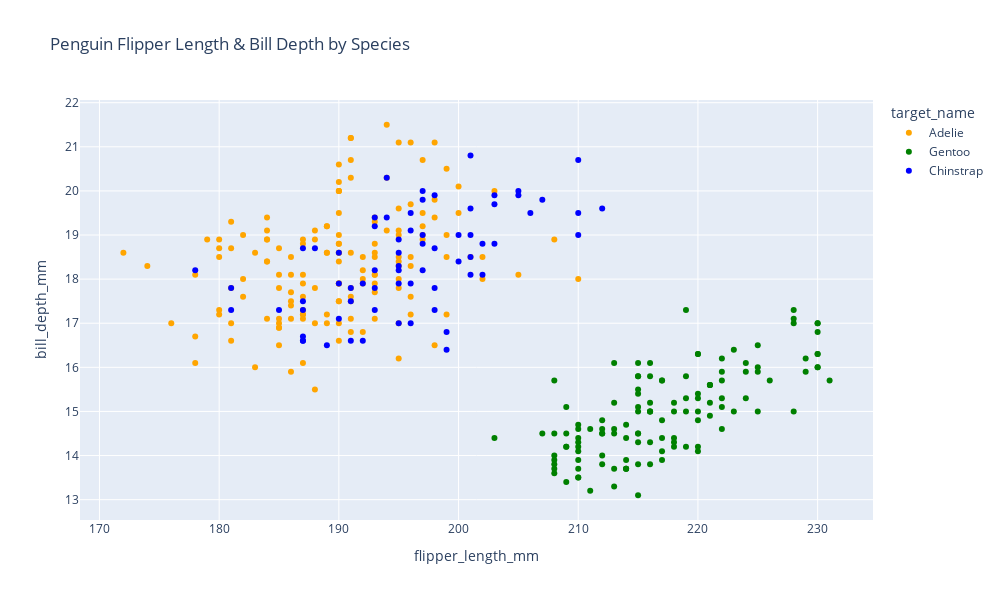

The notebook cell this image was saved under:
### Markdown cell above
The first principal component explains 68.8% of the variance and aligns relatively similarly to flipper length and body mass. We will use flipper length in our comparisons to the original dataset because it has the highest alignment value (0.576). The second principal component explains 19.3% of the variance and aligns very closely with bill depth.

Now, let's compare scatter plots of the original and PCA datasets.

### Code cell
# scatter plot of original data
fig = px.scatter(df, x='flipper_length_mm', y='bill_depth_mm', color='target_name', color_discrete_sequence=["orange","green","blue"],
                 title='Penguin Flipper Length & Bill Depth by Species', width=1000, height=600)
fig.show()

### Figure 1 — Plotly figure (JSON) as saved in the notebook; plotly's stock layout.template omitted (floating-point values rounded to 4 significant figures; data arrays with more than 128 entries replaced by an {"elided": "..."} marker saying what was removed)
{"data": [{"hovertemplate": "target_name=Adelie<br>flipper_length_mm=%{x}<br>bill_depth_mm=%{y}<extra></extra>", "legendgroup": "Adelie", "marker": {"color": "orange", "symbol": "circle"}, "mode": "markers", "name": "Adelie", "orientation": "v", "showlegend": true, "type": "scatter", "x": {"elided": "151 int values"}, "xaxis": "x", "y": {"elided": "151 float values"}, "yaxis": "y"}, {"hovertemplate": "target_name=Gentoo<br>flipper_length_mm=%{x}<br>bill_depth_mm=%{y}<extra></extra>", "legendgroup": "Gentoo", "marker": {"color": "green", "symbol": "circle"}, "mode": "markers", "name": "Gentoo", "orientation": "v", "showlegend": true, "type": "scatter", "x": [208, 219, 208, 220, 223, 221, 216, 218, 208, 220, 224, 208, 214, 209, 209, 209, 220, 212, 219, 215, 231, 210, 213, 217, 225, 217, 207, 210, 229, 210, 217, 213, 218, 216, 217, 216, 215, 212, 213, 213, 209, 222, 220, 215, 230, 218, 224, 212, 228, 230, 222, 216, 230, 220, 221, 225, 215, 210, 220, 215, 225, 217, 224, 219, 222, 230, 215, 216, 220, 218, 230, 221, 222, 226, 210, 213, 215, 208, 215, 212, 210, 218, 222, 229, 216, 214, 214, 214, 219, 230, 230, 211, 208, 217, 214, 228, 223, 209, 216, 228, 213, 221, 211, 210, 220, 210, 212, 212, 222, 215, 210, 208, 216, 219, 215, 225, 228, 214, 215, 210, 221, 203, 215], "xaxis": "x", "y": [15.7, 15.3, 14.5, 16.3, 16.4, 15.2, 15, 14.3, 13.8, 15, 15.9, 13.9, 14.4, 13.4, 15.1, 14.5, 14.1, 14, 17.3, 13.1, 15.7, 13.7, 14.5, 15.7, 16.5, 13.9, 14.5, 14.4, 16.2, 14.1, 15.7, 14.6, 14.2, 15, 14.4, 16.1, 14.5, 13.8, 15.2, 13.7, 14.2, 15.3, 14.8, 15.5, 17, 14.4, 15.3, 14.5, 15, 16.3, 14.6, 14.3, 17, 16.3, 15.6, 16, 15.8, 13.5, 14.2, 14.3, 15.9, 14.8, 16.1, 15.8, 15.7, 16, 15, 15.2, 15.3, 15.2, 16.8, 15.6, 16.2, 15.7, 14.3, 16.1, 13.8, 14, 15.8, 14.6, 14.7, 15, 15.1, 15.9, 15, 13.7, 13.9, 13.7, 14.2, 16.3, 16, 14.6, 13.6, 14.1, 14.7, 17.3, 15, 14.2, 13.8, 17, 13.3, 14.9, 13.2, 14.6, 15.4, 13.5, 14.5, 14.8, 15.9, 15.1, 14.2, 13.7, 15.8, 15, 14.5, 15, 17.1, 13.7, 16.1, 13.9, 15.6, 14.4, 15.4], "yaxis": "y"}, {"hovertemplate": "target_name=Chinstrap<br>flipper_length_mm=%{x}<br>bill_depth_mm=%{y}<extra></extra>", "legendgroup": "Chinstrap", "marker": {"color": "blue", "symbol": "circle"}, "mode": "markers", "name": "Chinstrap", "orientation": "v", "showlegend": true, "type": "scatter", "x": [206, 197, 187, 188, 187, 205, 202, 197, 193, 198, 199, 196, 191, 210, 203, 192, 205, 193, 197, 189, 196, 201, 210, 197, 194, 207, 198, 195, 190, 201, 190, 193, 201, 201, 201, 190, 195, 187, 187, 200, 197, 181, 187, 193, 195, 196, 200, 210, 195, 202, 191, 187, 195, 191, 198, 199, 185, 192, 178, 212, 203, 198, 193, 194, 203, 196, 181, 195], "xaxis": "x", "y": [19.5, 19, 16.6, 18.7, 16.7, 20, 18.8, 20, 19.2, 17.3, 16.4, 19.5, 17.8, 19.5, 19.7, 16.6, 19.9, 17.3, 19.8, 16.5, 19.1, 19.6, 19, 18.2, 19.4, 19.8, 19.9, 18.6, 17.1, 18.5, 17.9, 19.4, 20.8, 18.1, 19, 18.6, 18.2, 18.7, 16.6, 19, 18.8, 17.3, 17.5, 18.2, 18.3, 17, 18.4, 20.7, 17, 18.1, 17.5, 17.3, 18.9, 16.6, 18.7, 16.8, 17.3, 17.9, 18.2, 19.6, 18.8, 17.8, 17.8, 20.3, 19.9, 17.9, 17.8, 17.9], "yaxis": "y"}], "layout": {"height": 600, "legend": {"title": {"text": "target_name"}, "tracegroupgap": 0}, "title": {"text": "Penguin Flipper Length & Bill Depth by Species"}, "width": 1000, "xaxis": {"anchor": "y", "domain": [0, 1], "title": {"text": "flipper_length_mm"}}, "yaxis": {"anchor": "x", "domain": [0, 1], "title": {"text": "bill_depth_mm"}}}}
